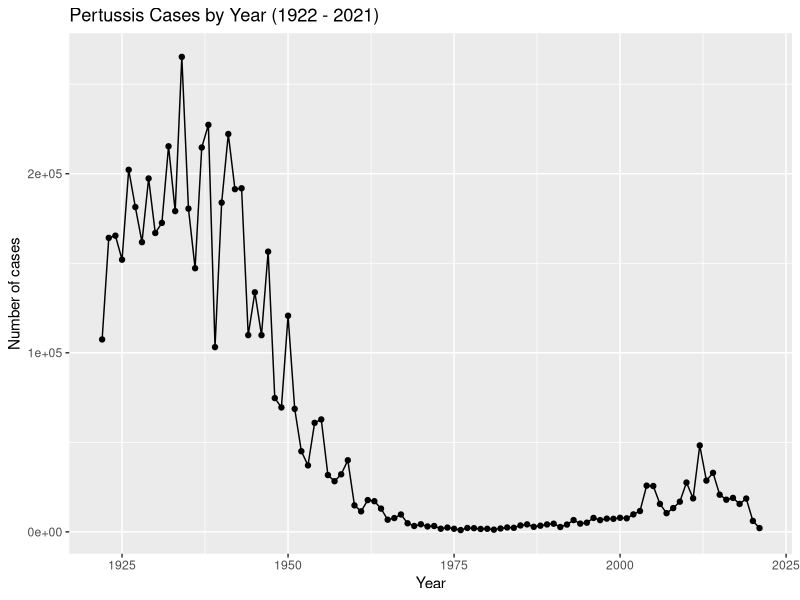
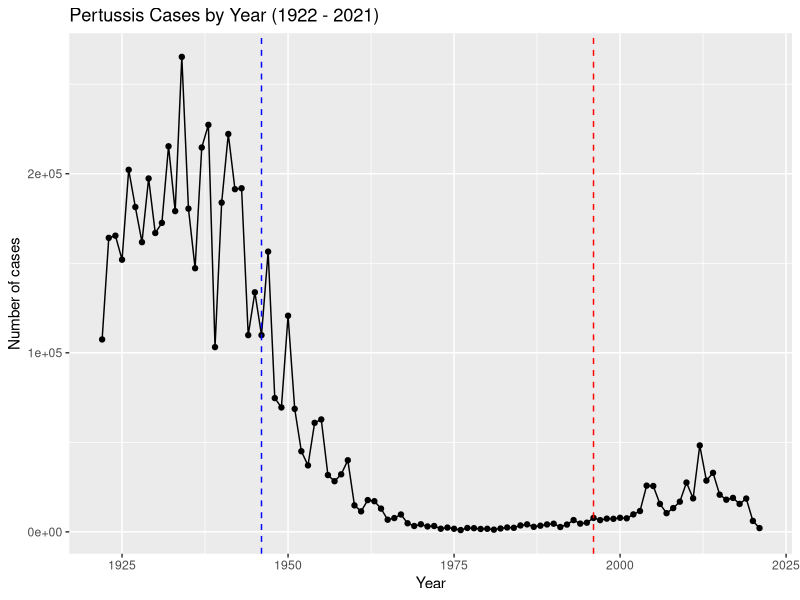

These figures' R source, in order: (Note: this script raises an error after producing the figures.)
## ---- chunk 1
cdc <- data.frame(
                                 Year = c(1922L,1923L,1924L,1925L,
                                          1926L,1927L,1928L,1929L,1930L,1931L,
                                          1932L,1933L,1934L,1935L,1936L,
                                          1937L,1938L,1939L,1940L,1941L,1942L,
                                          1943L,1944L,1945L,1946L,1947L,
                                          1948L,1949L,1950L,1951L,1952L,
                                          1953L,1954L,1955L,1956L,1957L,1958L,
                                          1959L,1960L,1961L,1962L,1963L,
                                          1964L,1965L,1966L,1967L,1968L,1969L,
                                          1970L,1971L,1972L,1973L,1974L,
                                          1975L,1976L,1977L,1978L,1979L,1980L,
                                          1981L,1982L,1983L,1984L,1985L,
                                          1986L,1987L,1988L,1989L,1990L,
                                          1991L,1992L,1993L,1994L,1995L,1996L,
                                          1997L,1998L,1999L,2000L,2001L,
                                          2002L,2003L,2004L,2005L,2006L,2007L,
                                          2008L,2009L,2010L,2011L,2012L,
                                          2013L,2014L,2015L,2016L,2017L,2018L,
                                          2019L,2020L,2021L),
         No..Reported.Pertussis.Cases = c(107473,164191,165418,152003,
                                          202210,181411,161799,197371,
                                          166914,172559,215343,179135,265269,
                                          180518,147237,214652,227319,103188,
                                          183866,222202,191383,191890,109873,
                                          133792,109860,156517,74715,69479,
                                          120718,68687,45030,37129,60886,
                                          62786,31732,28295,32148,40005,
                                          14809,11468,17749,17135,13005,6799,
                                          7717,9718,4810,3285,4249,3036,
                                          3287,1759,2402,1738,1010,2177,2063,
                                          1623,1730,1248,1895,2463,2276,
                                          3589,4195,2823,3450,4157,4570,
                                          2719,4083,6586,4617,5137,7796,6564,
                                          7405,7298,7867,7580,9771,11647,
                                          25827,25616,15632,10454,13278,
                                          16858,27550,18719,48277,28639,32971,
                                          20762,17972,18975,15609,18617,
                                          6124,2116)
       )
## ---- chunk 2
library(ggplot2)

ggplot(cdc) +
  aes(Year, No..Reported.Pertussis.Cases) +
  geom_point() +
  geom_line() +
  labs(x = "Year", y = "Number of cases", title = "Pertussis Cases by Year (1922 - 2021)")
## ---- chunk 3
ggplot(cdc) +
  aes(Year, No..Reported.Pertussis.Cases) +
  geom_point() +
  geom_line() +
  labs(x = "Year", y = "Number of cases", title = "Pertussis Cases by Year (1922 - 2021)") +
  geom_vline(xintercept = 1946, color = "blue", linetype = "dashed") +
  geom_vline(xintercept = 1996, color = "red", linetype = "dashed")
## ---- chunk 4
# Allows us to read, write and process JSON data
library(jsonlite)
## ---- chunk 5
subject <- read_json("https://www.cmi-pb.org/api/subject", simplifyVector = TRUE)
head(subject, 3)
## ---- chunk 6
table(subject$infancy_vac)
## ---- chunk 7
table(subject$biological_sex)
## ---- chunk 8
table(subject$race, subject$biological_sex)
## ---- chunk 9
library(lubridate)
## ---- chunk 10
# age of wP individuals
wp_birth <- subject[which(subject$infancy_vac == "wP"),]$year_of_birth
round(summary(time_length( today() - ymd(wp_birth),  "years")))
## ---- chunk 11
# average age of aP individuals
ap_birth <- subject[which(subject$infancy_vac == "aP"),]$year_of_birth
round(summary(time_length( today() - ymd(ap_birth),  "years")))
## ---- chunk 12
x <- t.test(time_length(today() - ymd(wp_birth), "years"), time_length(today() - ymd(ap_birth), "years"))
x$p.value
## ---- chunk 13
subject$age <- ymd(subject$date_of_boost) - ymd(subject$year_of_birth)
## ---- chunk 14
ggplot(subject) +
  aes(time_length(age, "year"),
      fill=as.factor(infancy_vac)) +
  geom_histogram(show.legend=FALSE) +
  facet_wrap(vars(infancy_vac), nrow=2) +
  xlab("Age in years")
## ---- chunk 15
# Complete the API URLs...
specimen <- read_json("https://www.cmi-pb.org/api/specimen", simplifyVector = TRUE) 
titer <- read_json("https://www.cmi-pb.org/api/plasma_ab_titer", simplifyVector = TRUE) 
## ---- chunk 16
library(dplyr)

meta <- inner_join(specimen, subject)
dim(meta)
head(meta)
## ---- chunk 17
abdata <- inner_join(titer, meta)
dim(abdata)
## ---- chunk 18
table(abdata$isotype)
## ---- chunk 19
table(abdata$dataset)
## ---- chunk 20
igg <- abdata %>% filter(isotype == "IgG")
head(igg)
## ---- chunk 21
ggplot(igg) +
  aes(MFI_normalised, antigen) +
  geom_boxplot()
## ---- chunk 22
ggplot(igg) +
  aes(MFI_normalised, antigen, col=infancy_vac) +
  geom_boxplot()
## ---- chunk 23
igg.pt <- igg %>% filter(antigen == "PT", dataset == "2021_dataset")

ggplot(igg.pt) +
  aes(planned_day_relative_to_boost, MFI_normalised, col = infancy_vac, group = subject_id) +
  geom_point() +
  geom_line() +
  geom_vline(xintercept=0, linetype="dashed") +
  geom_vline(xintercept=14, linetype="dashed")
